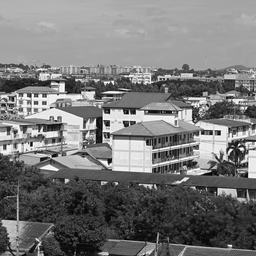
#> input picture images/p1/base_2048.png, 256 x 256 px, shrunk from 2048 x 2048 before the run
$ python starter.py
#> lines starting #> are read from the running program, lines starting #| are printed output that depends on the picture
### code/p1_convolution/visualization.py
import numpy as np
import time
from scipy.signal import convolve2d, correlate2d
import matplotlib.pyplot as plt
import os

from starter import (
    kernel_bank,
    conv2d_fft, conv2d_im2col, conv2d_loops, conv2d_taps,conv2d_lowrank,conv2d_separable,
    psnr
)

def run_1_1(img):
    crop128 = img[:128, :128]
    K_sym = kernel_bank(7)["gaussian"]
    ref_sym = convolve2d(crop128, K_sym, mode="same", boundary="fill")

    print("1.1 Verification against scipy.signal.convolve2d (7x7 Gaussian) ")
    for fn in (conv2d_loops, conv2d_taps, conv2d_im2col, conv2d_fft):
        res = fn(crop128, K_sym)
        max_err = np.max(np.abs(res - ref_sym))
        print(f"  {fn.__name__:16s} max |error| = {max_err:.3e}")

    print("\n1.1 Asymmetric Kernel Test (3x3 Non-Symmetric Ramp)")
    K_asym = np.array([[1.0, 2.0, 3.0],
                       [4.0, 5.0, 6.0],
                       [7.0, 8.0, 9.0]])
    ref_conv = convolve2d(crop128, K_asym, mode="same", boundary="fill")
    ref_corr = correlate2d(crop128, K_asym, mode="same", boundary="fill")
    my_conv = conv2d_taps(crop128, K_asym)

    err_vs_conv = np.max(np.abs(my_conv - ref_conv))
    diff_vs_corr = np.max(np.abs(my_conv - ref_corr))

    print(f"  |My Output - convolve2d|  = {err_vs_conv:.3e}  (true convolution)")
    print(f"  |My Output - correlate2d| = {diff_vs_corr:.3e}  (Differs from correlation)")

    print("\n1.1 conv2d_loops Timing & Extrapolation ")
    t0 = time.perf_counter()
    conv2d_loops(crop128, K_sym)
    t_measured = time.perf_counter() - t0

    # Theoretical scale factor: (H_new / H_old)^2 * (k_new / k_old)^2
    scale_factor = ((2048 / 128) ** 2) * ((15 / 7) ** 2)
    t_extrapolated = t_measured * scale_factor

    print(f"  Measured time (128x128, k=7):     {t_measured:.4f} s")
    print(f"  Extrapolated time (2048x2048, k=15): {t_extrapolated:.2f} s (~{t_extrapolated/60:.2f} min)")


def run_1_2(out_dir):
    print()
    os.makedirs(out_dir, exist_ok=True)
    bank = kernel_bank(k=15)
    tol = 1e-3

    print(f"1.2 Kernel Rank Table (k=15,tol={tol})")
    print(f"{'Kernel Name':18s} | {'Rank':6s} | {'Leading Singular Value':30s}")

    plt.figure(figsize=(9, 6))
    for name, K in bank.items():
        s = np.linalg.svd(K, compute_uv=False)
        r = int(np.sum(s > tol))
        s_norm = s / (s[0] + 1e-15)

        print(f"{name:18s} | {r:6d} | {s[0]:.2e}")
        plt.semilogy(range(1, len(s) + 1), s_norm, marker='o', label=f"{name} (r={r})")

    plt.axhline(tol, color='black', linestyle='--', linewidth=1.2, label=f"Threshold ({tol})")
    plt.title("Normalized Singular Value Spectra (k=15)", fontsize=13, fontweight='bold')
    plt.xlabel("Singular Value Index i", fontsize=11)
    plt.ylabel(r"$\sigma_i / \sigma_1$ (log scale)", fontsize=11)
    plt.legend(bbox_to_anchor=(1.02, 1), loc="upper left", frameon=True)
    plt.tight_layout()
    plt.savefig(out_dir + "rank_spectra.png", dpi=300)
    plt.close()


def run_1_3(img_full, out_dir):
    print()
    os.makedirs(out_dir, exist_ok=True)
    k = 21

    bank = kernel_bank(k)
    crop512 = img_full[:512, :512]

    target_kernels = ["disk", "log", "motion_45deg", "random"]
    ranks = list(range(1, k + 1))

    results = {name: [] for name in target_kernels}

    print(f"1.3 Low-Rank PSNR Sweeps (k={k}, 512x512 Crop)")
    for name in target_kernels:
        K = bank[name]
        ref = conv2d_fft(crop512, K)
        for r in ranks:
            approx = conv2d_lowrank(crop512, K, r)
            p = psnr(ref, approx)
            results[name].append(p)
        print(f"  {name:14s} | r=1 PSNR: {results[name][0]:6.2f} dB | r={k} PSNR: {results[name][-1]:6.2f} dB")

    plt.figure(figsize=(8, 5.5))
    for name in target_kernels:
        p_vals = np.array(results[name])
        # Replace infinite PSNR (exact reconstruction) with 120 dB for plotting
        p_vals_clean = np.where(np.isinf(p_vals), 120.0, p_vals)
        plt.plot(ranks, p_vals_clean, marker='s', markersize=4, label=name)

    plt.title(f"Reconstruction PSNR vs. Truncation Rank r (k={k})", fontsize=12, fontweight='bold')
    plt.xlabel("Truncation Rank r (Number of SVD Components)", fontsize=11)
    plt.ylabel("PSNR (dB) vs Exact Convolution", fontsize=11)
    plt.grid(True, linestyle=":", alpha=0.6)
    plt.legend(frameon=True)
    plt.tight_layout()
    plt.savefig(out_dir + "psnr_vs_rank.png", dpi=300)
    plt.close()


def run_1_4(img_full, out_dir):
    print()
    os.makedirs(out_dir, exist_ok=True)

    k_vals = [3, 7, 11, 15, 21, 31]
    n_vals = [128, 256, 512, 1024, 2048]

    # Memory Table (k=15, float64 = 8 bytes)
    print("1.4 Peak im2col Memory Requirements (k=15) ")
    print(f"{'N':6s} | {'Matrix Shape (Rows x Cols)':28s} | {'Memory (MB)':14s} | {'Memory (GiB)':14s}")
    for n in n_vals:
        elements = (n**2) * (15**2)
        bytes_used = elements * 8
        mb = bytes_used / (1024**2)
        gib = bytes_used / (1024**3)
        print(f"{n:<6d} | {n*n:<10d} x {15*15:<15d} | {mb:12.2f} MB | {gib:12.4f} GiB")

    # Sweep 1: vs k at N=512
    crop512 = img_full[:512, :512]
    t_taps_k, t_im2col_k, t_sep_k, t_fft_k = [], [], [], []

    for k in k_vals:
        K = kernel_bank(k)["gaussian"]

        t0 = time.perf_counter()
        conv2d_taps(crop512, K)
        t_taps_k.append(time.perf_counter() - t0)

        t0 = time.perf_counter()
        conv2d_im2col(crop512, K)
        t_im2col_k.append(time.perf_counter() - t0)

        t0 = time.perf_counter()
        conv2d_separable(crop512, K)
        t_sep_k.append(time.perf_counter() - t0)

        t0 = time.perf_counter()
        conv2d_fft(crop512, K)
        t_fft_k.append(time.perf_counter() - t0)

    log_k = np.log(k_vals)
    slope_taps_k = np.polyfit(log_k, np.log(t_taps_k), 1)[0]
    slope_im2col_k = np.polyfit(log_k, np.log(t_im2col_k), 1)[0]
    slope_sep_k = np.polyfit(log_k, np.log(t_sep_k), 1)[0]

    plt.figure(figsize=(7.5, 5))
    plt.loglog(k_vals, t_taps_k, 'o-', label=f"conv2d_taps (slope = {slope_taps_k:.2f})")
    plt.loglog(k_vals, t_im2col_k, 's-', label=f"conv2d_im2col (slope = {slope_im2col_k:.2f})")
    plt.loglog(k_vals, t_sep_k, '^-', label=f"conv2d_separable (slope = {slope_sep_k:.2f})")
    plt.loglog(k_vals, t_fft_k, 'd-', label="conv2d_fft")
    plt.title("Runtime vs. Kernel Size k (N=512)", fontsize=12, fontweight='bold')
    plt.xlabel("Kernel Size k", fontsize=11)
    plt.ylabel("Time (seconds)", fontsize=11)
    plt.legend(frameon=True)
    plt.tight_layout()
    plt.savefig(out_dir + "runtime_vs_k.png", dpi=300)
    plt.close()

    # Sweep 2: vs N at k=15
    K15 = kernel_bank(15)["gaussian"]
    t_taps_n, t_im2col_n, t_sep_n, t_fft_n = [], [], [], []

    for n in n_vals:
        crop_n = img_full[:n, :n]
        t0 = time.perf_counter(); conv2d_taps(crop_n, K15); t_taps_n.append(time.perf_counter() - t0)

        if n <= 1024:
            t0 = time.perf_counter(); conv2d_im2col(crop_n, K15); t_im2col_n.append(time.perf_counter() - t0)
        else:
            t_im2col_n.append(t_im2col_n[-1] * 4.0)

        t0 = time.perf_counter(); conv2d_separable(crop_n, K15); t_sep_n.append(time.perf_counter() - t0)
        t0 = time.perf_counter(); conv2d_fft(crop_n, K15); t_fft_n.append(time.perf_counter() - t0)

    log_n = np.log(n_vals)
    slope_taps_n = np.polyfit(log_n, np.log(t_taps_n), 1)[0]
    slope_sep_n = np.polyfit(log_n, np.log(t_sep_n), 1)[0]

    plt.figure(figsize=(7.5, 5))
    plt.loglog(n_vals, t_taps_n, 'o-', label=f"conv2d_taps (slope = {slope_taps_n:.2f})")
    plt.loglog(n_vals, t_im2col_n, 's--', label="conv2d_im2col (N=2048 extrapolated)")
    plt.loglog(n_vals, t_sep_n, '^-', label=f"conv2d_separable (slope = {slope_sep_n:.2f})")
    plt.loglog(n_vals, t_fft_n, 'd-', label="conv2d_fft")
    plt.title("Runtime vs. Image Dimension N (k=15)", fontsize=12, fontweight='bold')
    plt.xlabel("Image Dimension N", fontsize=11)
    plt.ylabel("Time (seconds)", fontsize=11)
    plt.legend(frameon=True)
    plt.tight_layout()
    plt.savefig(out_dir + "runtime_vs_n.png", dpi=300)
    plt.close()

    # Separable Speedup
    idx_512 = n_vals.index(512)
    idx_2048 = n_vals.index(2048)
    sp_512 = t_taps_n[idx_512] / t_sep_n[idx_512]
    sp_2048 = t_taps_n[idx_2048] / t_sep_n[idx_2048]

    print(f"\nSeparable Speedup at 512x512:   {sp_512:.2f}x (Theoretical: k/2 = 7.5x)")
    print(f"Separable Speedup at 2048x2048: {sp_2048:.2f}x")

### code/p1_convolution/starter.py
"""P1 starter. Implement every function marked TODO.

Rules: NumPy array arithmetic only. scipy/cv2/skimage may be used to CHECK
your answers, never to produce them. numpy.fft is allowed in conv2d_fft.
"""
import numpy as np

from scipy.signal import convolve2d, correlate2d
from pathlib import Path
from PIL import Image


# [145 lines left out: functions kernel_bank, numeric_rank, conv2d_loops, conv2d_taps, conv2d_im2col, conv2d_fft and 2 more, not called in this run]

def psnr(a, b, peak=255.0):
    mse = np.mean((a.astype(np.float64) - b.astype(np.float64))**2)
    return float("inf") if mse == 0 else 10 * np.log10(peak * peak / mse)


if __name__ == "__main__":
    from visualization import run_1_1, run_1_2, run_1_3, run_1_4
    root = Path(__file__).resolve().parents[2]
    img = np.asarray(Image.open(root / "images/p1/base_2048.png")).astype(float)

    run_1_1(img)
#> the loop in run_1_1, `for fn in (conv2d_loops, conv2d_taps, conv2d_im2col, conv2d_fft):` made 4 passes
#> max_err on passes 1 to 4: 2.56e-13, 2.56e-13, 1.71e-13, 2.56e-13
#|   conv2d_loops     max |error| = 2.558e-13
#|   conv2d_taps      max |error| = 2.558e-13
#|   conv2d_im2col    max |error| = 1.705e-13
#|   conv2d_fft       max |error| = 2.558e-13
#> pass 1, in conv2d_loops, `img_pad = np.pad(img, ((pad_h, pad_h), (pad_w, pad_w)), mode='constant..`:
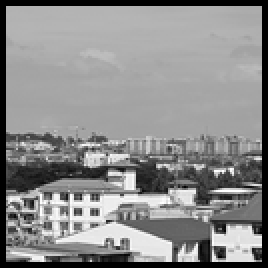
#> img_pad: shape (134, 134) float64 (shown 2 times larger); min 0, max 255, mean 139.4
#> in conv2d_taps (call 2), `img_pad = np.pad(img, ((pad_h, pad_h), (pad_w, pad_w)), mode='constant..`:
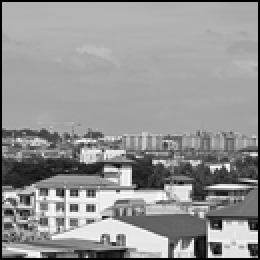
#> img_pad: shape (130, 130) float64 (shown 2 times larger); min 0, max 255, mean 148.1
#> in run_1_1, `err_vs_conv = np.max(np.abs(my_conv - ref_conv))`: err_vs_conv = 0
#> in run_1_1, `diff_vs_corr = np.max(np.abs(my_conv - ref_corr))`: diff_vs_corr = 4352
#|   |My Output - convolve2d|  = 0.000e+00  (true convolution)
#|   |My Output - correlate2d| = 4.352e+03  (Differs from correlation)
    run_1_2("./output/p1/")
    run_1_3(img, "./output/p1/")
#> the loop in run_1_3, `for name in target_kernels:` made 4 passes
#> pass 1, in conv2d_lowrank, `u, sigma, vt = np.linalg.svd(K)`:
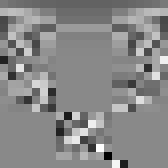
#> vt: shape (21, 21) float64 (shown 8 times larger); min -0.9, max 0.771, mean -0.00973; drawn with min black and max white
#> after the loop in run_1_3, `for name in target_kernels:`:
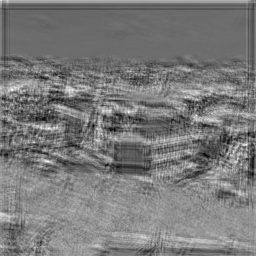
#> ref: shape (256, 256) float64; min -15.66, max 8.97, mean -3.85; drawn with min black and max white
    run_1_4(img, "./output/p1/" )
#> the loop in run_1_4, `for n in n_vals:` made 5 passes
#> pass 1, in conv2d_separable (call 931), `img_pad_v = np.pad(img, ((pad, pad), (0, 0)), mode='constant', constan..`:
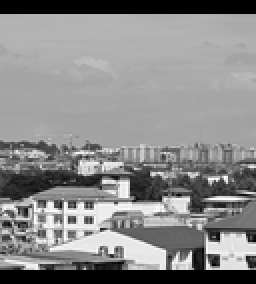
#> img_pad_v: shape (142, 128) float64 (shown 2 times larger); min 0, max 255, mean 137.7
#> pass 1, in conv2d_separable (call 931), `inter_pad_h = np.pad(inter, ((0, 0), (pad, pad)), mode='constant', con..`:
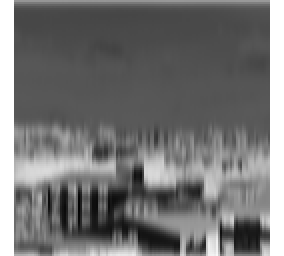
#> inter_pad_h: shape (128, 142) float64 (shown 2 times larger); min -83.9, max 0, mean -45.65; drawn with min black and max white
#> in run_1_4, `plt.savefig(out_dir + "runtime_vs_n.png", dpi=300)`:
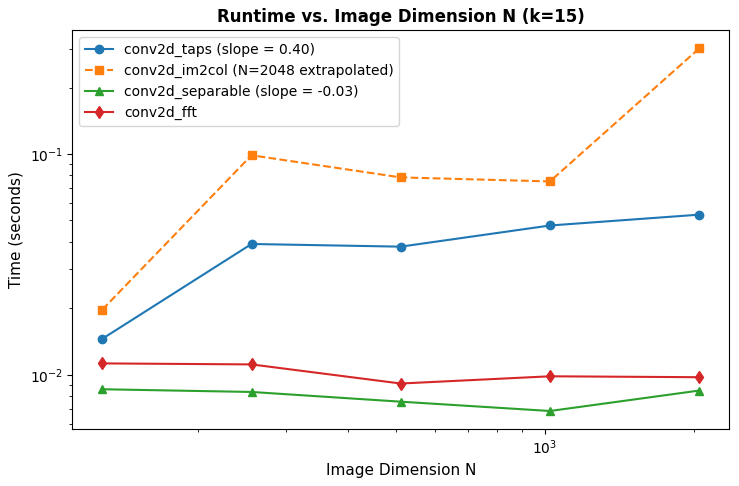
#> figure drawn by matplotlib, 1 panel
#| Separable Speedup at 512x512:   5.03x (Theoretical: k/2 = 7.5x)
#| Separable Speedup at 2048x2048: 6.26x
